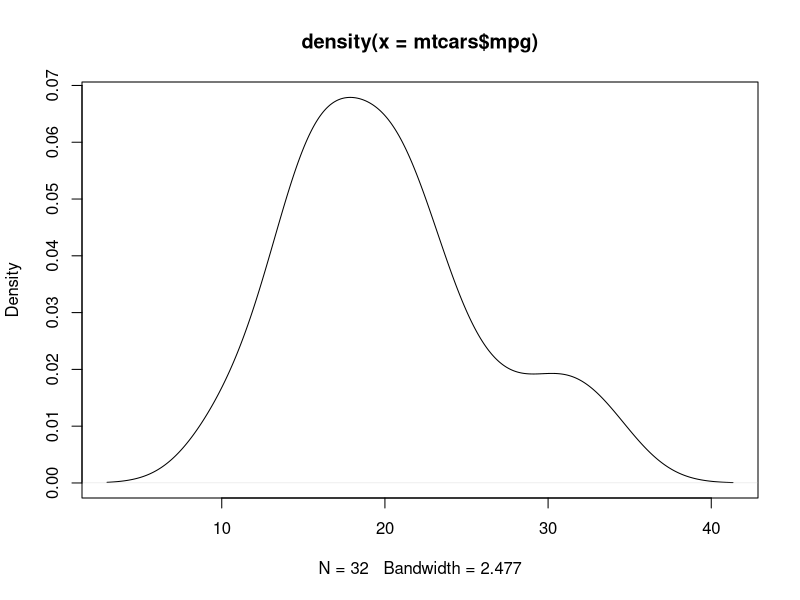
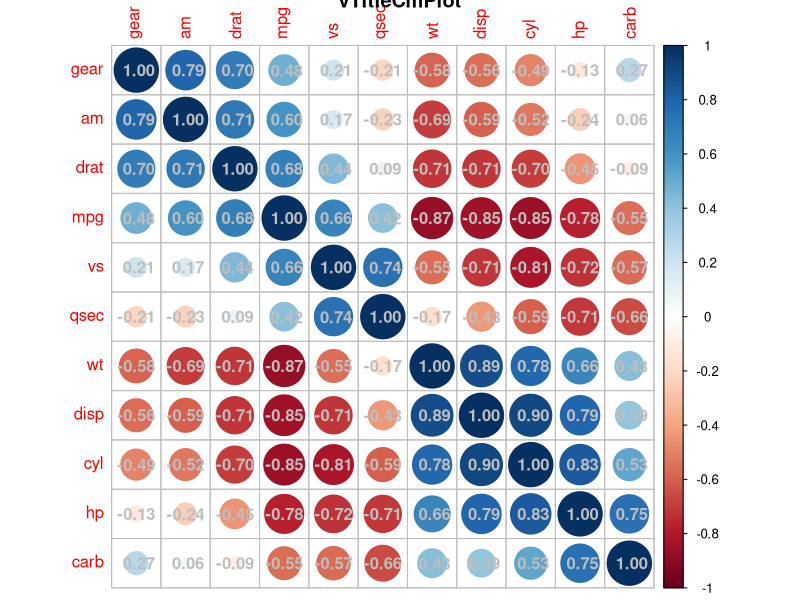
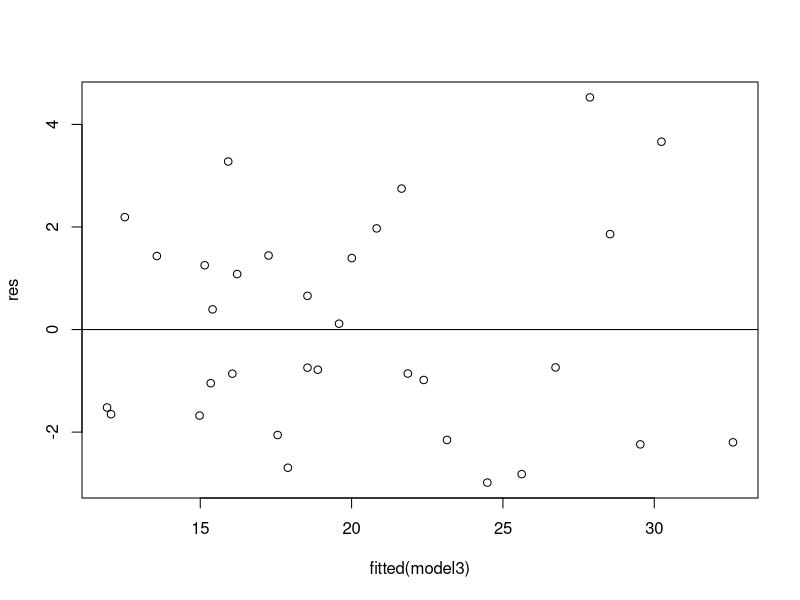
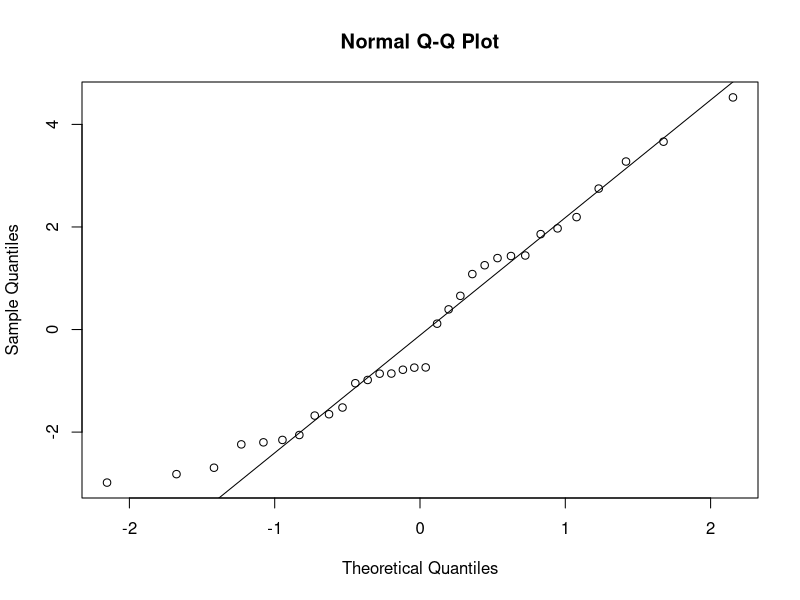
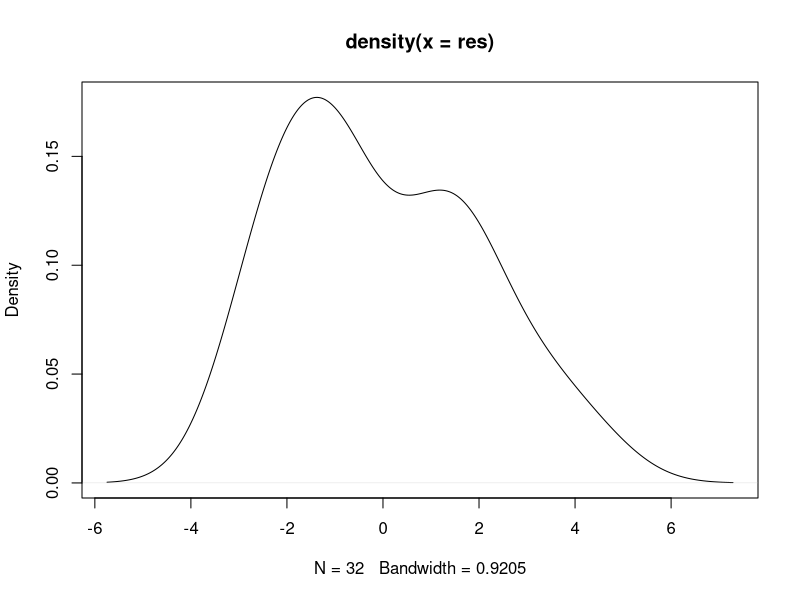

The R source for these figures, in order:
## ---- chunk 1
#laden van packages
packages <- c("dplyr","corrplot","ggplot2","tidyverse","stats","modelr","zoo","tsibble","car", "EnvStats")
sapply(packages, require, character.only=TRUE, quietly=TRUE)
knitr::opts_chunk$set(echo = TRUE)
## ---- chunk 2
# read the mtcars-dataset
library(datasets)
data(mtcars)

# summary and structure of the cars-dataset
summary(mtcars)
str(mtcars)
## ---- chunk 3
plot(density(mtcars$mpg))
shapiro.test(mtcars$mpg)
## ---- chunk 4
cm<-cor(mtcars)
corrplot(cm, order = "AOE",method = "circle",addCoef.col = "gray" , insig = "p-value", title = "vTitleCmPlot")
## ---- chunk 5
mtcars$am <- as.factor(mtcars$am)
model1 <- lm(mpg ~ am, data=mtcars)
model2 <- lm(mpg ~ am + wt, data=mtcars)
model3 <- lm(mpg ~ wt + am + (wt * hp), data=mtcars)
model4 <- lm(mpg ~ ., data=mtcars)
          
summary(model1)
summary(model2)
summary(model3)
anova(model1,model2,model3)
shapiro.test(resid(model3))
mean(resid(model3))
res<-resid(model3)
round(sum(resid(model3)),5)
vif(model3)

#produce residual vs. fitted plot
plot(fitted(model3), res)

#add a horizontal line at 0 
abline(0,0)

#create Q-Q plot for residuals
qqnorm(res)

#add a straight diagonal line to the plot
qqline(res)

#Create density plot of residuals
plot(density(res))
